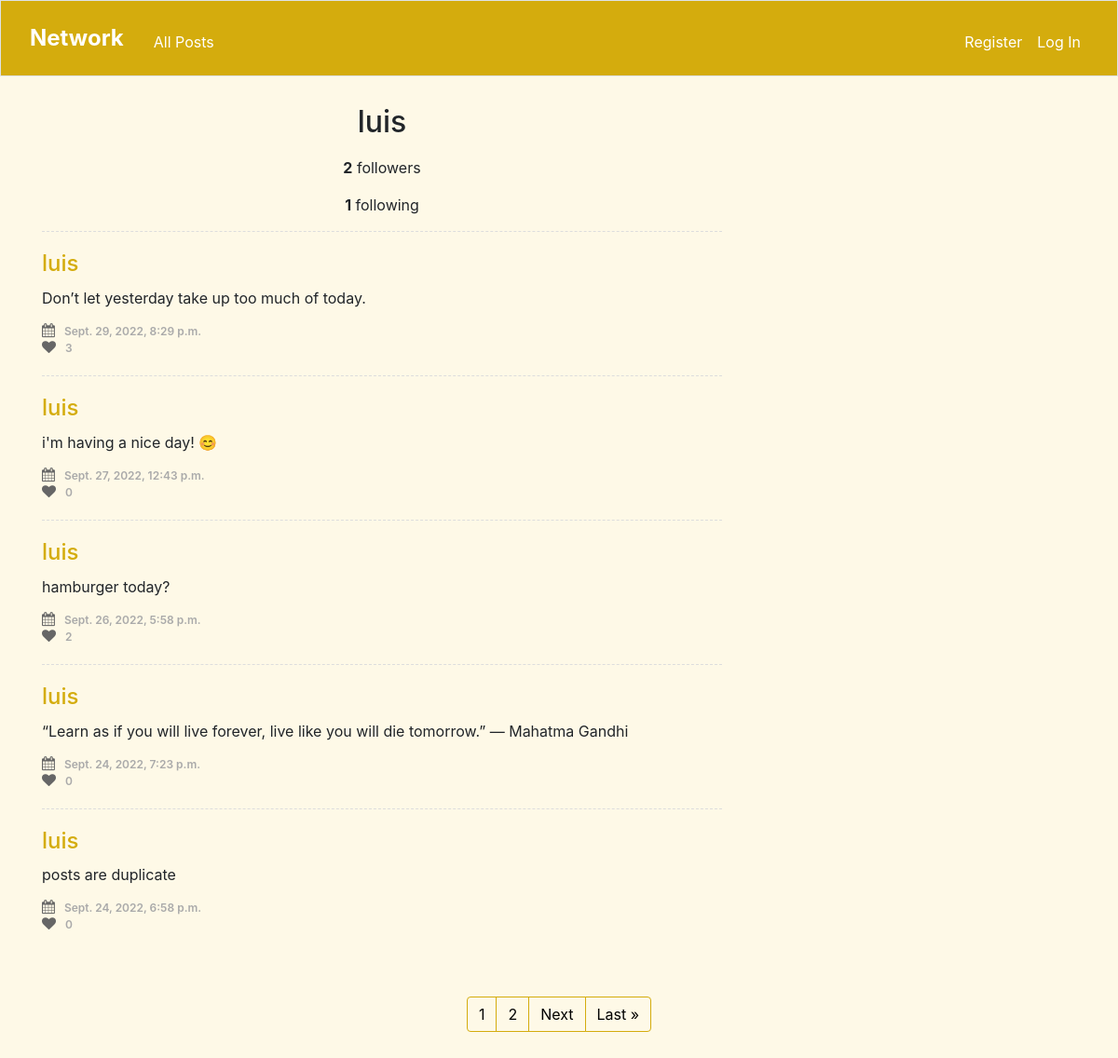
The page /profile/2 on the database its author committed.
### network/models.py (models this page shows, shortened)
class User(AbstractUser):
    pass

class Posts(models.Model):
    id = models.IntegerField(primary_key=True, editable=False)
    data = models.DateTimeField(default=datetime.datetime.now)
    texto = models.CharField(max_length=900)
    dono = models.ForeignKey(User, on_delete=models.CASCADE, related_name="user_postou")
    likes = models.ManyToManyField(User, related_name="like", default=None, blank=True)
    like_count = models.BigIntegerField(default="0")

### network/views.py (the view)
# urls.py: path("profile/<int:pk>", views.profile, name="profile"),
def profile(request, pk):
    current_user = request.user
    if pk == current_user.id:
        dono = True
        dono_da_pag = current_user
    else:
        dono = False
        try:
            dono_da_pag = User.objects.filter(id=pk).values("username")[0]["username"]
        except Exception:
            dono_da_pag = False
            return render(request, "network/profile.html", {"dono_da_pag": dono_da_pag})
    posts = Posts.objects.filter(dono=pk).order_by("-data").values()
    seguidores = len(Followers.objects.filter(seguindo=pk).values())
    seguindo = len(Followers.objects.filter(conta=pk).values())
    lista_seguidores = Followers.objects.filter(seguindo=pk).values(
        "conta_id"
    )  # Lista de todo mundo que segue pk
    lista_de_seguidores = []
    for i in range(seguidores):
        lista_de_seguidores.append(lista_seguidores[i]["conta_id"])
    if current_user.id in lista_de_seguidores:
        Follow = "Unfollow"
    else:
        Follow = "Follow"
    if request.method == "POST":
        if Follow == "Unfollow":
            Followers.objects.filter(conta_id=current_user.id, seguindo_id=pk).delete()
        else:
            Followers.objects.create(conta_id=current_user.id, seguindo_id=pk).save()
        return HttpResponseRedirect(reverse("profile", args=[pk]))
    contents = Posts.objects.all()
    already_liked = []
    id = request.user.id
    for content in contents:
        if content.likes.filter(id=id).exists():
            already_liked.append(content.id)
    p = Paginator(posts, 5)
    page = request.GET.get("page")
    todas = p.get_page(page)
    nums = " " * todas.paginator.num_pages
    return render(
        request,
        "network/profile.html",
        {
            "user": current_user,
            "dono": dono,
            "dono_da_pag": dono_da_pag,
            "posts": posts,
            "seguidores": seguidores,
            "seguindo": seguindo,
            "Follow": Follow,
            "already_liked": already_liked,
            "todas": todas,
            "nums": nums,
        },
    )

### network/templates/network/profile.html (shortened to what this page needs)
{% extends "network/layout.html" %}
{% block body %}
{% if dono_da_pag %}
    <section class="content-item" id="comments">
        <div class="container">
            <div class="row">
                <div class="col-sm-8">
                    {% if dono %}
                    <h2 style="padding-top:0px;"><span style="color:#D4AC0D;">Wellcome,</span> {{user}}</h2>
                    {% else %}
                    <h2 style="padding-top:0px;">{{dono_da_pag}}</h2>
                    {% endif %}
                    <div style="text-align:center;">
                        <p><strong>{{seguidores}}</strong> followers</p>
                        <p><strong>{{seguindo}}</strong> following</p>
                    </div>
                    {% for post in todas %}
                    <div class="media">
                        <div class="media-body">
                            <h4 style="color:#D4AC0D;">{{dono_da_pag}}</h4>
                            <p>{{post.texto}}</p>
                            <ul class="list-unstyled list-inline media-detail pull-left">
                                <li><i class="fa fa-calendar"></i>{{post.data}}</li>
                                <li><i class="fa fa-heart"></i><span id="like_count" class="{{post.id}}" value="{{post.like_count}}">{{post.like_count}}</span></li>
                            </ul>
                        </div>
                    </div>
                    {% endfor %}
                </div>
            </div>
            <br><br>
        </div>
        <nav aria-label="Page navigation example">
            <ul class="pagination justify-content-center">
          {% for i in nums %}
              <li class="page-item"><a class="page-link" href="?page={{ forloop.counter }}" style="background-color:#FEF9E7; color:black; border-color:#D4AC0D;">{{ forloop.counter }}</a></li>
          {% endfor %}
          {% if todas.has_next %}
              <li class="page-item"><a class="page-link" href="?page={{ todas.next_page_number }}" style="background-color:#FEF9E7; color:black; border-color:#D4AC0D;">Next</a></li>
              <li class="page-item"><a class="page-link" href="?page={{ todas.paginator.num_pages }}" style="background-color:#FEF9E7; color:black; border-color:#D4AC0D;">Last &raquo</a></li>
          {% endif %}
           </ul>
          </nav>
          <br/>
    </section>
{% endif %}
{% endblock %}

### network/templates/network/layout.html (style rules this page uses)
h2 { text-align:center; padding-top:10px; padding-bottom:10px; }

### network/templates/network/profile.html (style rules this page uses)
.content-item { padding:30px 0; }
#comments .media { border-top:1px dashed #DDDDDD; padding:20px 0; margin:0; }
#comments .media h4 { margin:0 0 10px; }
#comments .media p { margin-bottom:15px; text-align:justify; }
#comments .media-detail { margin:0; }
#comments .media-detail li { color:#AAAAAA; font-size:12px; padding-right: 10px; font-weight:600; }
#comments .media-detail li:last-child { padding-right:0; }
#comments .media-detail li i { color:#666666; font-size:15px; margin-right:10px; }

### rows shown on the page
User: username "luis"
Posts: dono_da_pag "luis", texto "Don’t let yesterday take up too much of today.", data "Sept. 29, 2022, 8:29 p.m.", like_count "3"
Posts: dono_da_pag "luis", texto "i'm having a nice day! 😊", data "Sept. 27, 2022, 12:43 p.m.", like_count "0"
Posts: dono_da_pag "luis", texto "hamburger today?", data "Sept. 26, 2022, 5:58 p.m.", like_count "2"
Posts: dono_da_pag "luis", texto "“Learn as if you will live forever, live like you will die tomorrow.” — Mahatma Gandhi", data "Sept. 24, 2022, 7:23 p.m.", like_count "0"
Posts: dono_da_pag "luis", texto "posts are duplicate", data "Sept. 24, 2022, 6:58 p.m.", like_count "0"

### other values the page prints
{{ seguidores }} "2"
{{ seguindo }} "1"
